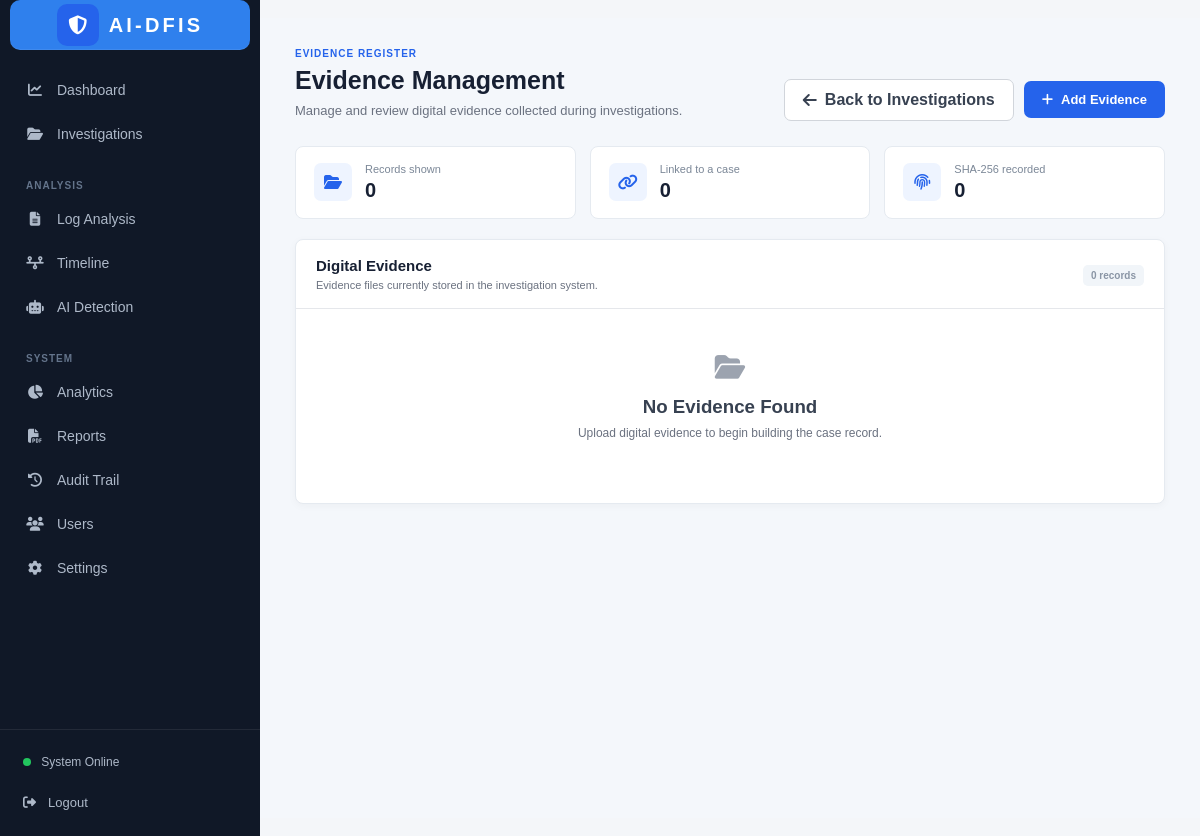
/evidence?investigation_id=9 (signed in), run on an earlier commit of the app's database.
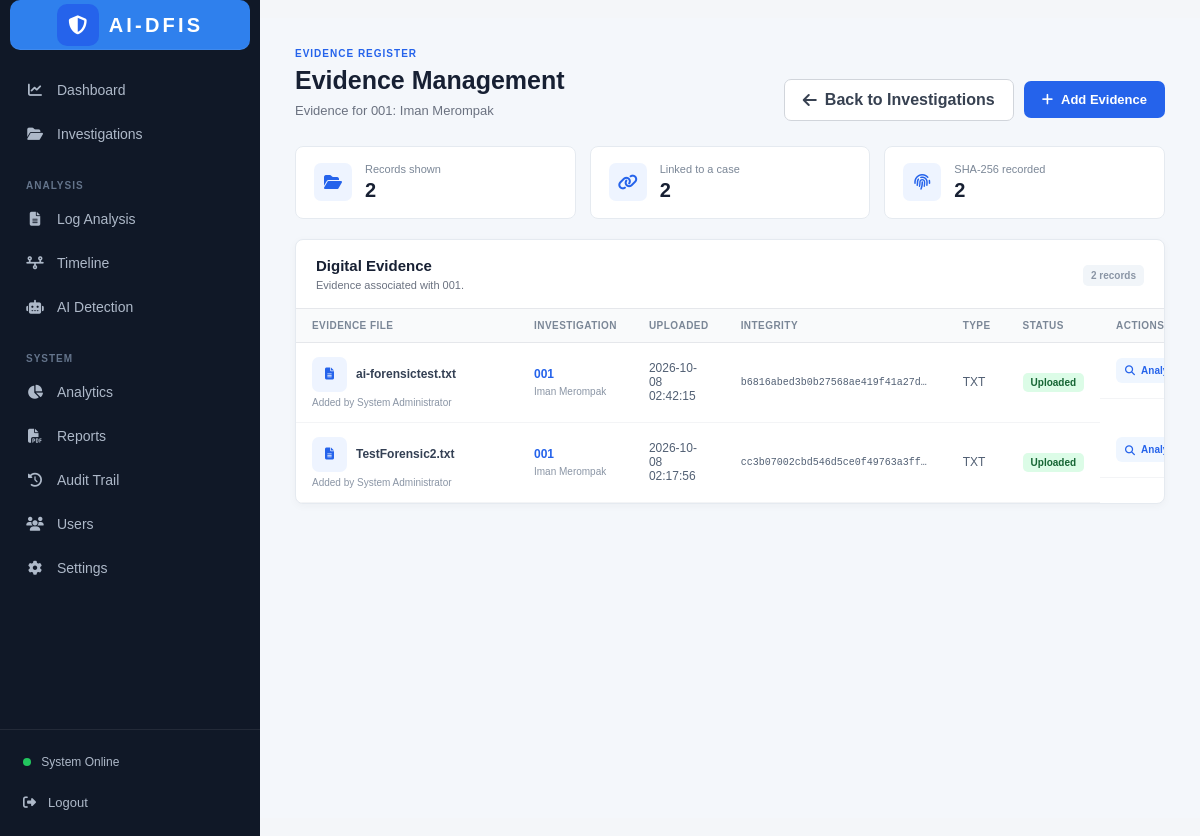
And on a later commit of the database.
### tables this page shows
CREATE TABLE investigations (
        id INTEGER PRIMARY KEY AUTOINCREMENT,
        case_id TEXT UNIQUE NOT NULL,
        case_name TEXT NOT NULL,
        description TEXT,
        status TEXT NOT NULL DEFAULT 'Investigating',
        created_by INTEGER,
        created_date TEXT NOT NULL,
        FOREIGN KEY (created_by) REFERENCES users(id)
    );

CREATE TABLE evidence (
            id INTEGER PRIMARY KEY AUTOINCREMENT,
            filename TEXT NOT NULL,
            file_type TEXT,
            uploaded_by INTEGER,
            upload_date TEXT NOT NULL,
            status TEXT DEFAULT 'Uploaded', investigation_id INTEGER, file_hash TEXT,
            FOREIGN KEY (uploaded_by) REFERENCES users(id)
        );

CREATE TABLE users (

            id INTEGER PRIMARY KEY AUTOINCREMENT,

            name TEXT NOT NULL,

            username TEXT UNIQUE NOT NULL,

            password TEXT NOT NULL,

            role TEXT NOT NULL

        );

### app.py (the view)
@app.route("/evidence")
def evidence():
    conn = get_db_connection()
    evidence_query = """

        SELECT

            evidence.id,

            evidence.filename,

            evidence.file_type,

            evidence.upload_date,

            evidence.status,

            evidence.investigation_id,

            evidence.file_hash,

            users.name AS uploader,

            investigations.case_id,

            investigations.case_name

        FROM evidence

        LEFT JOIN users

        ON evidence.uploaded_by = users.id

        LEFT JOIN investigations

        ON evidence.investigation_id = investigations.id

    """
    investigation_id = request.args.get("investigation_id", type=int)
    if investigation_id is not None:
        evidence_query += " WHERE evidence.investigation_id = ?"
        evidence_parameters = (investigation_id,)
    else:
        evidence_parameters = ()
    evidence_query += " ORDER BY evidence.id DESC"
    evidence_list = conn.execute(
        evidence_query,
        evidence_parameters
    ).fetchall()
    evidence_summary = {
        "total": len(evidence_list),
        "linked": sum(
            evidence["investigation_id"] is not None
            for evidence in evidence_list
        ),
        "hashed": sum(
            bool(evidence["file_hash"])
            for evidence in evidence_list
        )
    }
    selected_investigation = None
    if investigation_id is not None:
        selected_investigation = conn.execute(
            "SELECT id, case_id, case_name FROM investigations WHERE id = ?",
            (investigation_id,)
        ).fetchone()
    conn.close()
    return render_template(
        "evidence.html",
        evidence_list=evidence_list,
        evidence_summary=evidence_summary,
        selected_investigation=selected_investigation,
        integrity=request.args.get("integrity"),
        integrity_file=request.args.get("file"),
        deleted=request.args.get("deleted")
    )

### app.py (called while the page is built)
def get_db_connection():
    conn = sqlite3.connect(DATABASE)
    conn.row_factory = sqlite3.Row
    return conn

def login_required():
    return "user_id" in session

@app.before_request
def require_login():
    if request.endpoint in ["login", "static"]:
        return None
    if not login_required():
        return redirect(url_for("login"))
    return None

### templates/evidence.html (shortened to what the changed rows need)
<!DOCTYPE html>
<html lang="en">
<head>
    <link rel="stylesheet"
          href="https://cdnjs.cloudflare.com/ajax/libs/font-awesome/6.5.2/css/all.min.css">
    <link rel="stylesheet"
          href="{{ url_for('static', filename='css/style.css') }}">
</head>
<body>
<aside class="sidebar">
    <div class="logo">
        <div>
            <h2 class="brand-wordmark">AI-DFIS</h2>
        </div>
    </div>
</aside>
<main class="main-content evidence-page">
    <div class="page-header">
        <div>
            <span class="page-eyebrow">EVIDENCE REGISTER</span>
            <h1>Evidence Management</h1>
            <p>
                {% if selected_investigation %}
                Evidence for {{ selected_investigation.case_id }}: {{ selected_investigation.case_name }}
                {% else %}
                Manage and review digital evidence collected during investigations.
                {% endif %}
            </p>
        </div>
    </div>
    <section class="evidence-stats" aria-label="Evidence summary">
        <div class="evidence-stat">
            <div><span>Records shown</span><strong>{{ evidence_summary.total }}</strong></div>
        </div>
        <div class="evidence-stat">
            <div><span>Linked to a case</span><strong>{{ evidence_summary.linked }}</strong></div>
        </div>
        <div class="evidence-stat">
            <div><span>SHA-256 recorded</span><strong>{{ evidence_summary.hashed }}</strong></div>
        </div>
    </section>
    <div class="evidence-panel">
        <div class="panel-header">
            <div>
                <h2>Digital Evidence</h2>
                <p>
                    {% if selected_investigation %}
                    Evidence associated with {{ selected_investigation.case_id }}.
                    {% else %}
                    Evidence files currently stored in the investigation system.
                    {% endif %}
                </p>
            </div>
            <span class="record-count">{{ evidence_summary.total }} records</span>
        </div>
        {% if evidence_list %}
        <div class="evidence-table-wrap">
        <table class="evidence-table">
            <thead>
                <tr>
                    <th>Evidence File</th>
                    <th>Investigation</th>
                    <th>Uploaded</th>
                    <th>Integrity</th>
                    <th>Type</th>
                    <th>Status</th>
                    <th>Actions</th>
                </tr>
            </thead>
            <tbody>
                {% for evidence in evidence_list %}
                <tr>
                    <td>
                        <div class="file-primary">
                            <i class="fa-solid fa-file-lines file-icon"></i>
                            <span>{{ evidence.filename }}</span>
                        </div>
                        <span class="file-secondary">Added by {{ evidence.uploader or "Unknown user" }}</span>
                    </td>
                    <td>
                        {% if evidence.case_id %}
                        <span class="case-primary">{{ evidence.case_id }}</span>
                        <span class="case-secondary">{{ evidence.case_name }}</span>
                        {% else %}
                        <span class="case-secondary">Unassigned</span>
                        {% endif %}
                    </td>
                    <td>{{ evidence.upload_date }}</td>
                    <td class="hash-cell">
                        {% if evidence.file_hash %}
                        <code title="{{ evidence.file_hash }}">{{ evidence.file_hash }}</code>
                        {% else %}
                        <span class="hash-missing">Hash unavailable</span>
                        {% endif %}
                    </td>
                    <td>{{ evidence.file_type or "FILE" }}</td>
                    <td>
                        <span class="status-ready">{{ evidence.status or "Uploaded" }}</span>
                    </td>
                    <td class="row-actions">
                        <a href="{{ url_for('log_analysis', file=evidence.filename) }}"
                           class="action-btn analyze-btn"
                           aria-label="Analyze {{ evidence.filename }}">
                            <i class="fa-solid fa-magnifying-glass"></i>
                            <span>Analyze</span>
                        </a>
                    </td>
                </tr>
                {% endfor %}
            </tbody>
        </table>
        </div>
        {% else %}
        <div class="empty-state">
            <i class="fa-solid fa-folder-open"></i>
            <h3>
                No Evidence Found
            </h3>
            <p>
                {% if selected_investigation %}
                No evidence is linked to this investigation yet.
                {% else %}
                Upload digital evidence to begin building the case record.
                {% endif %}
            </p>
        </div>
        {% endif %}
    </div>
</main>
</body>
</html>

What changed in the data, as far as the page shows it:
added investigations: case_id "001", case_name "Iman Merompak"
added evidence: filename "ai-forensictest.txt", name "System Administrator", case_id "001", case_name "Iman Merompak", upload_date "2026-10-08 02:42:15", file_hash "b6816abed3b0b27568ae419f41a27d…", file_type "TXT", status "Uploaded"
added evidence: filename "TestForensic2.txt", name "System Administrator", case_id "001", case_name "Iman Merompak", upload_date "2026-10-08 02:17:56", file_hash "cc3b07002cbd546d5ce0f49763a3ff…", file_type "TXT", status "Uploaded"
Also different on the page:
{{ evidence_summary.total }}: "0" → "2"
{{ evidence_summary.linked }}: "0" → "2"
{{ evidence_summary.hashed }}: "0" → "2"
text no longer shown: "Manage and review digital evidence collected during investigations. Evidence files currently stored in the investigation system. No Evidence Found Upload digital evidence to begin building the case record."
text now shown: "Evidence for : Evidence associated with . EVIDENCE FILE INVESTIGATION UPLOADED INTEGRITY TYPE STATUS ACTIONS"
